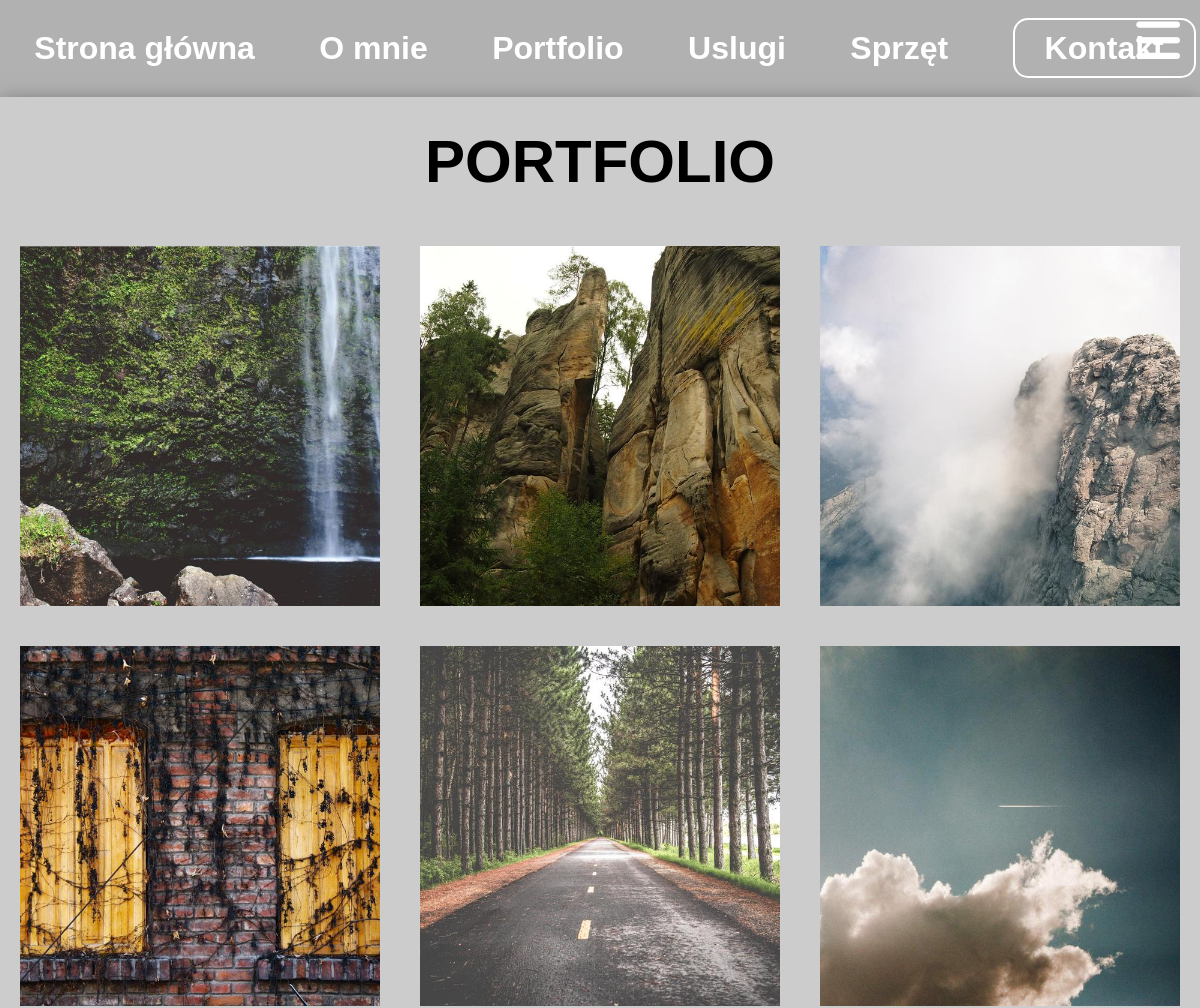
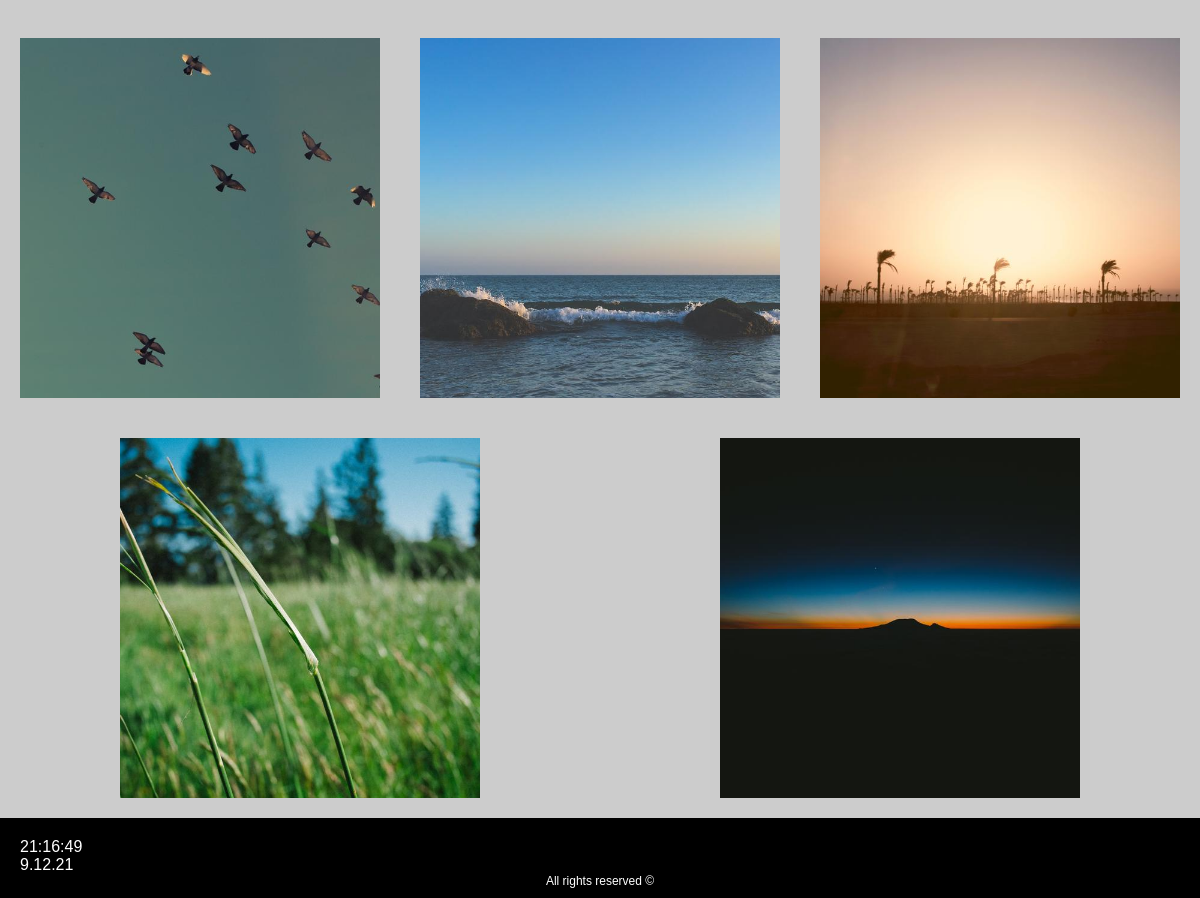
Page /index.php?idp=portfolio on the committed database (2 pictures, top to bottom).
### tables this page shows
CREATE TABLE `page_list` (
  `id` int(11) NOT NULL,
  `page_title` varchar(255) NOT NULL,
  `page_content` text NOT NULL,
  `status` int(11) NOT NULL DEFAULT 1
);

### showpage.php (called while the page is built)
<?php
class ShowPage{
  private $db;
  function __construct($db){
    $this->db = $db;
  }
  function PokazPodstrone($id) {
      $id_clear = htmlspecialchars($id);
    $wynik = $this->db -> query("SELECT * FROM page_list WHERE id='$id_clear' LIMIT 1");
    $row = mysqli_fetch_array($wynik);
    if(empty($row['id'])){
      $web = 'Brak strony';
    }else{
      $web = $row['page_content'];
    }
    return $web;
  }
}
?>

### index.php (the view, shortened to what this page needs)
<!DOCTYPE html>
<html lang="en">
<head>
  <link rel="stylesheet" href="https://cdnjs.cloudflare.com/ajax/libs/font-awesome/6.0.0-beta2/css/all.min.css"
 />
  <link rel="stylesheet" href="css/style.css">
  <link rel="stylesheet" href="css/lab3.css">
</head>
<body class='main' onload="startclock()">
  <div class="hamIcon">
    <i class="open-icon active fas fa-bars"></i>
  </div>
  <section class="menu">
    <div class="menu__wrap">
      <a href="index.php?idp=" class="menu__item linkReset">Strona główna</a>
      <a href="index.php?idp=o-mnie" class="menu__item linkReset">O mnie</a>
      <a href="index.php?idp=portfolio" class="menu__item linkReset">Portfolio</a>
      <a href="index.php?idp=uslugi" class="menu__item linkReset">Uslugi</a>
      <a href="index.php?idp=sprzet" class="menu__item linkReset">Sprzęt</a>
      <a href="index.php?idp=kontakt" class="menu__item menu__item--contact linkReset">Kontakt</a>
    </div>
  </section>
  <?php
    include 'showpage.php';
    $config = new Config('localhost','root','','moja_strona');
    $DBconnect = $config->connect();
    $controller = new ShowPage($DBconnect);
    if($_GET['idp'] == 'portfolio') $strona = $controller->PokazPodstrone(2);
    if($strona){
      echo($strona);
    } else{
      echo "The file $filename does not exist";
    }
  ?>
</body>
</html>

### css/style.css (style rules this page uses)
* { margin: 0; padding: 0; -webkit-box-sizing: border-box; box-sizing: border-box; }
body { background-color: #ddd; font-family: Arial, Helvetica, sans-serif; }
body.main { overflow-x: hidden; }
.linkReset { color: black; text-decoration: none; }
.wrapper { max-width: 1280px; margin: 0 auto; background-color: #ccc; -webkit-box-shadow: 0 5px 20px #666; box-shadow: 0 5px 20px #666; }
.hamIcon { position: fixed; z-index: 5; top: 15px; right: 20px; color: white; font-size: 50px; }
.hamIcon .open-icon, .hamIcon .close-icon { display: none; cursor: pointer; }
.hamIcon .open-icon.active, .hamIcon .close-icon.active { display: block; }
.menu { display: -webkit-box; display: -ms-flexbox; display: flex; padding: 30px 0; background-color: rgba(0, 0, 0, 0.2); }
.menu__wrap { min-width: 1024px; margin: 0 auto; }
.menu__item { padding: 10px 30px; color: white; font-weight: 800; font-size: 32px; -webkit-transition: color .15s; transition: color .15s; }
.menu__item--contact { margin-left: 30px; border: 2px solid; border-radius: 15px; -webkit-transition: background-color .15s; transition: background-color .15s; }
.portfolio__title { text-transform: uppercase; text-align: center; font-size: 60px; font-weight: 800; padding: 30px 0; }
.portfolio__gallery { display: -webkit-box; display: -ms-flexbox; display: flex; -ms-flex-pack: distribute; justify-content: space-around; -ms-flex-wrap: wrap; flex-wrap: wrap; }
.portfolio__galleryItem { -ms-flex-preferred-size: calc(100%/3); flex-basis: calc(100%/3); padding: 20px; overflow: hidden; aspect-ratio: 1/1; }
.portfolio__galleryItemImage { height: 100%; }
.footer { background-color: #000; padding: 10px 0; }
.footer .clock { color: white; padding-left: 20px; padding-top: 10px; }
.footer .wrapper { background-color: transparent; -webkit-box-shadow: none; box-shadow: none; }
.footer__text { color: white; font-size: 12px; text-align: center; }

### css/lab3.css (style rules this page uses)
* { margin: 0; padding: 0; -webkit-box-sizing: border-box; box-sizing: border-box; font-family: Arial, Helvetica, sans-serif; }

### rows in the picture
page_list: page_content "PORTFOLIO All rights reserved ©", page_content (picture)
